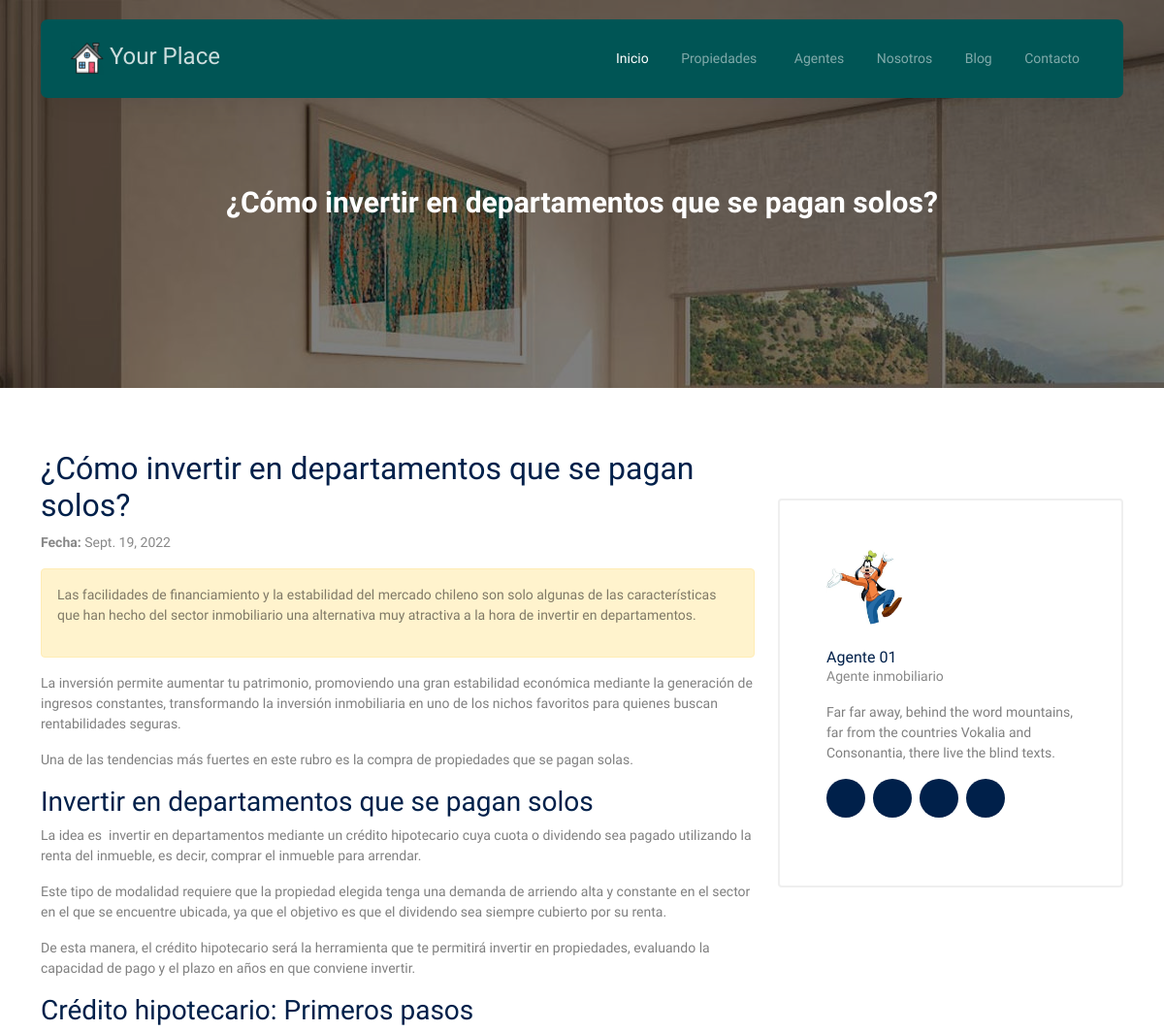
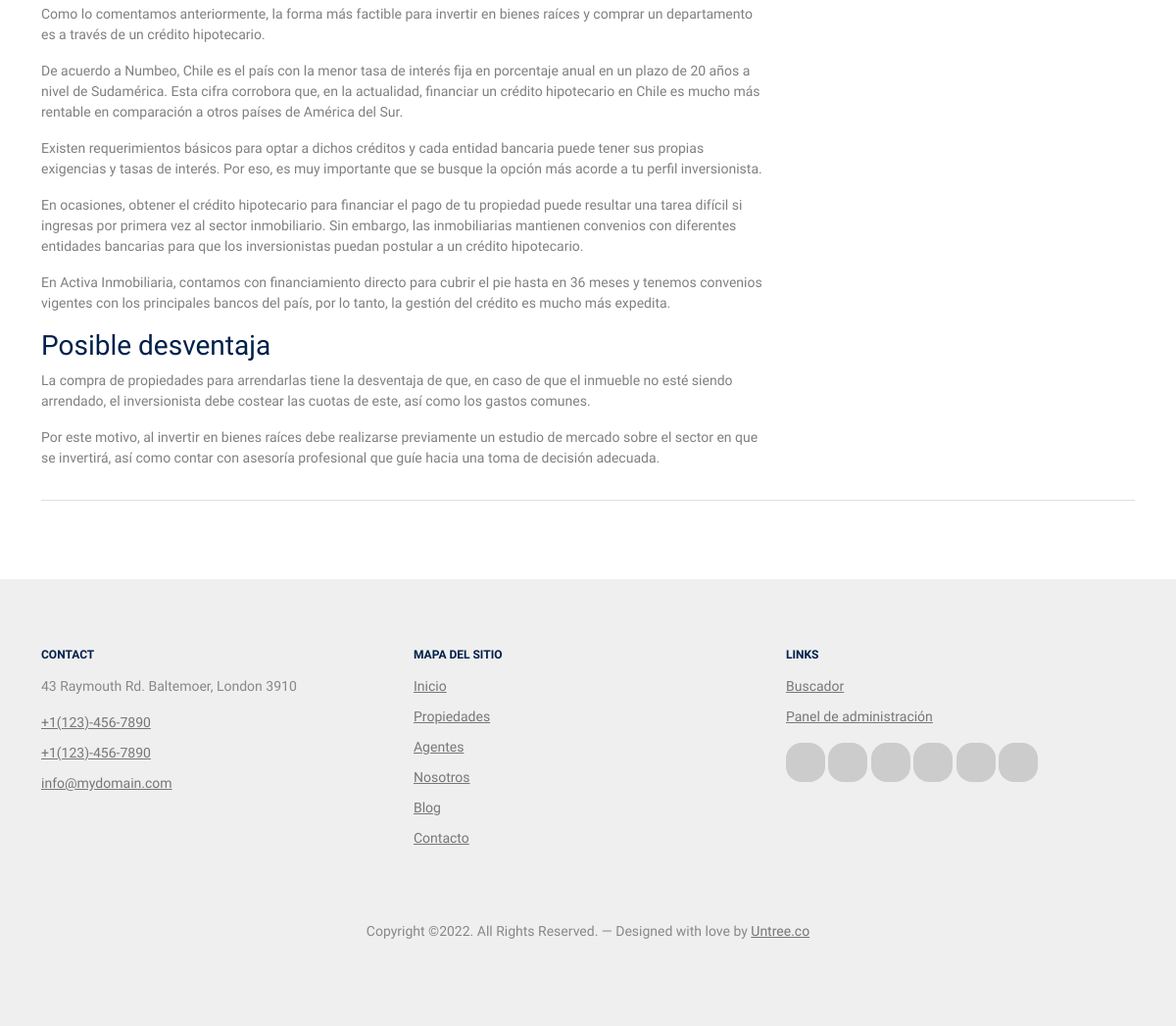
/blog/5/, run on the app's committed database (2 pictures, top to bottom).
### blog/models.py (models this page shows)
class Article_Model(models.Model):
    name = models.CharField(max_length=250, default='Sin nombre', verbose_name='Nombre [*]')
    title = models.CharField(max_length=250, default='Sin título', verbose_name='Título [*]')
    subtitle = models.CharField(max_length=250, null=True, blank=True, verbose_name='Subtítulo')
    abstract = RichTextField(null=True, blank=True, verbose_name='Resumen [*]')
    content = RichTextField(verbose_name='Contenido [*]')
    date = models.DateField(null=True, blank=True, verbose_name='Fecha')
    fk_categoria = models.ForeignKey('Category_Model', on_delete=models.DO_NOTHING, verbose_name='Categoría [*]')
    fk_agent = models.ForeignKey('agent.Agent_Model', on_delete=models.DO_NOTHING, null=True, blank=True, verbose_name='Agente')
    image_main = models.ImageField(upload_to='img_article/', default='', verbose_name='Imagen principal [*]')
    image_01 = models.ImageField(null=True, blank=True, upload_to='img_article/', default='', verbose_name='Imagen 01')
    image_02 = models.ImageField(null=True, blank=True, upload_to='img_article/', default='', verbose_name='Imagen 02')
    image_03 = models.ImageField(null=True, blank=True, upload_to='img_article/', default='', verbose_name='Imagen 03')
    image_04 = models.ImageField(null=True, blank=True, upload_to='img_article/', default='', verbose_name='Imagen 04')
    image_05 = models.ImageField(null=True, blank=True, upload_to='img_article/', default='', verbose_name='Imagen 05')
    draft = models.BooleanField(null=True, blank=True, default=True, verbose_name='Borrador')
    class Meta:
        verbose_name = 'Artículo'
        verbose_name_plural = 'Artículos'
        ordering = ['-date']
    def __str__(self):
        return self.name

### agent/models.py (models this page shows, shortened)
class Agent_Model(models.Model):
    name = models.CharField(max_length=50, verbose_name='Nombre [*]')
    email = models.EmailField(max_length=254, verbose_name='Correo electrónico [*]')
    image_main = models.ImageField(upload_to='img_agent/', default='', verbose_name='Imagen [*]')
    description = RichTextField(null=True, blank=True, verbose_name='Descripción')
    url_twitter = models.CharField(max_length=250, null=True, blank=True, default='', verbose_name='Twitter')
    url_facebook = models.CharField(max_length=250, null=True, blank=True, default='', verbose_name='Facebook')
    url_linkedin = models.CharField(max_length=250, null=True, blank=True, default='', verbose_name='Linkedin')
    url_instagram = models.CharField(max_length=250, null=True, blank=True, default='', verbose_name='Instagram')
    class Meta:
        verbose_name = 'Agente'
        verbose_name_plural = 'Agentes'
        ordering = ['-id']

### website/views.py (the view)
# urls.py: path('blog/<int:id>/', blog_detail, name='blog_detail'),
def blog_detail(request, id):
    itemObj = Article_Model.objects.get(id=id)
    print(itemObj)
    context = {
        'page' : 'Blog',
        'articulo': itemObj,
    }
    return render(request, "website/blog_detail.html", context)

### website/templates/website/blog_detail.html (shortened to what this page needs)
{% extends "website/base.html" %}
{% load static %}
{% block content %}
<div class="hero page-inner overlay" style="background-image: url('{{ articulo.image_main.url }}');">
    <div class="container">
        <div class="row justify-content-center align-items-center">
            <div class="col-lg-9 text-center mt-5">
                <h1 class="heading" data-aos="fade-up">{{ articulo.title }}</h1>
            </div>
        </div>
    </div>
</div>
<div class="section section-properties">
    <div class="container">
        <div class="row">
            <div class="col-lg-8 col-lg-offset-2 col-md-offset-2">
                <div class="">
                    <h2 class="heading text-primary">{{ articulo.title }}</h2>
                    <p class="meta"><strong>Fecha:</strong> {{ articulo.date }}</p>
                    <div class="text-black-50 alert alert-warning">
                        {{ articulo.abstract|safe }}
                    </div>
                    <div class="text-black-50">
                        {{ articulo.content|safe }}
                    </div>
                </div>
            </div>
            {% if articulo.fk_agent %}
            <div class="col-lg-4">
                <div class="d-block agent-box p-5">
                    <div class="img mb-4">
                        <img src="{{ articulo.fk_agent.image_main.url }}" alt="{{ articulo.fk_agent.name }}" class="img-fluid">
                    </div>
                    <div class="text">
                        <h3 class="mb-0">{{ articulo.fk_agent.name }}</h3>
                        <div class="meta mb-3">Agente inmobiliario</div>
                        <div>{{ articulo.fk_agent.description|safe }}</div>
                        <ul class="list-unstyled social dark-hover d-flex">
                        {% if articulo.fk_agent.url_twitter %}
                            <li class="list-inline-item">
                                <a href="{{ articulo.fk_agent.url_twitter }}"><span class="icon-twitter"></span></a>
                            </li>
                        {% endif %}
                        {% if articulo.fk_agent.url_facebook %}
                            <li class="list-inline-item">
                                <a href="{{ articulo.fk_agent.url_facebook }}"><span class="icon-facebook"></span></a>
                            </li>
                        {% endif %}
                        {% if articulo.fk_agent.url_linkedin %}
                            <li class="list-inline-item">
                                <a href="{{ articulo.fk_agent.url_linkedin }}"><span class="icon-linkedin"></span></a>
                            </li>
                        {% endif %}
                        {% if articulo.fk_agent.url_instagram %}
                            <li class="list-inline-item">
                                <a href="{{ articulo.fk_agent.url_instagram }}"><span class="icon-instagram"></span></a>
                            </li>
                        {% endif %}
                        </ul>
                    </div>
                </div>
            </div>
            {% endif %}
        </div>
        <hr>
    </div>
</div>
	{% endblock content %}

### data on the page
Article_Model: image_main (picture), title "¿Cómo invertir en departamentos que se pagan solos?", date "Sept. 19, 2022", abstract "Las facilidades de financiamiento y la estabilidad del mercado chileno son solo algunas de las características que han hecho del sector inmobiliario una alternativa muy atractiva a la hora de invertir en departamentos.", content "La inversión permite aumentar tu patrimonio, promoviendo una gran estabilidad económica mediante la generación de ingresos constantes, transformando la inversión inmobiliaria en uno de los nichos favoritos para quienes buscan rentabilidades seguras. Una de las tendencias más fuertes en este rubro es la compra de propiedades que se pagan solas. Invertir en departamentos que se pagan solos La idea es invertir en departamentos mediante un crédito hipotecario cuya cuota o dividendo sea pagado utilizando la renta del inmueble, es decir, comprar el inmueble para arrendar. Este tipo de modalidad requiere que la propiedad elegida tenga una demanda de arriendo alta y constante en el sector en el que…", fk_agent.image_main (picture), fk_agent.name "Agente 01", fk_agent.description "Far far away, behind the word mountains, far from the countries Vokalia and Consonantia, there live the blind texts."
